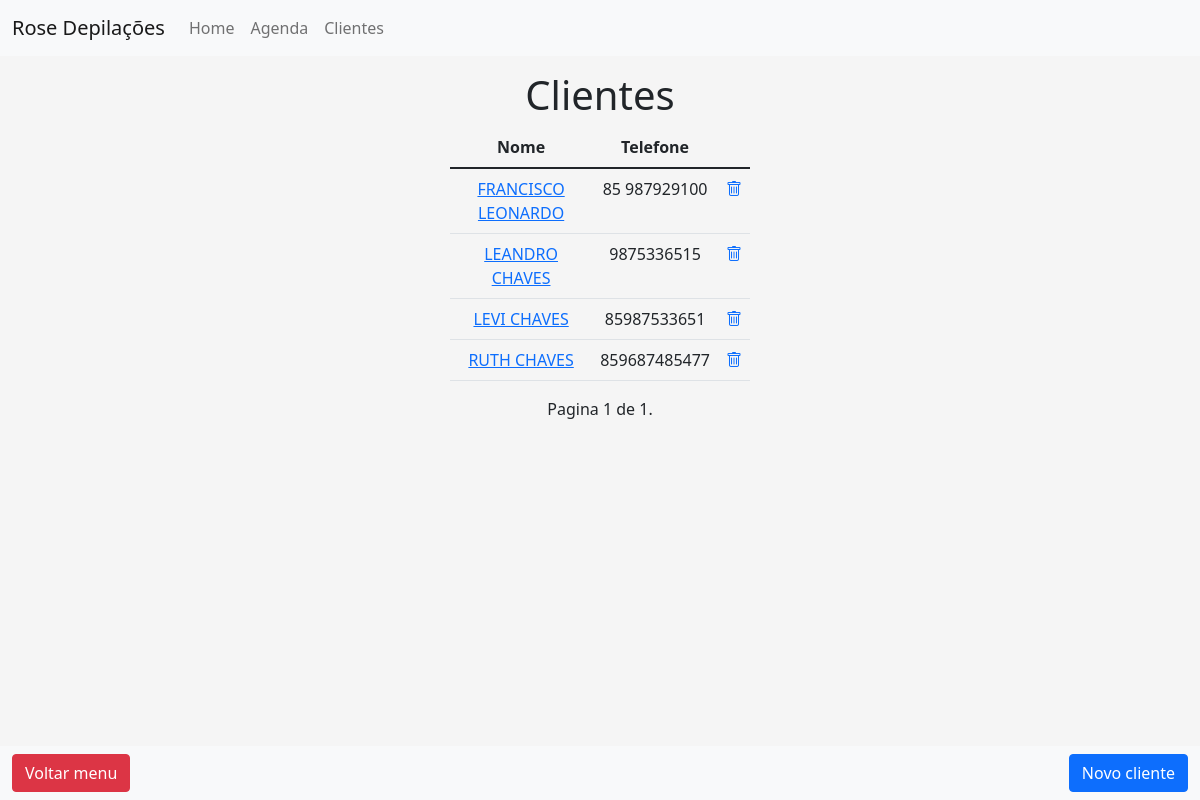
The page /clientes/list/ on the database as committed earlier.
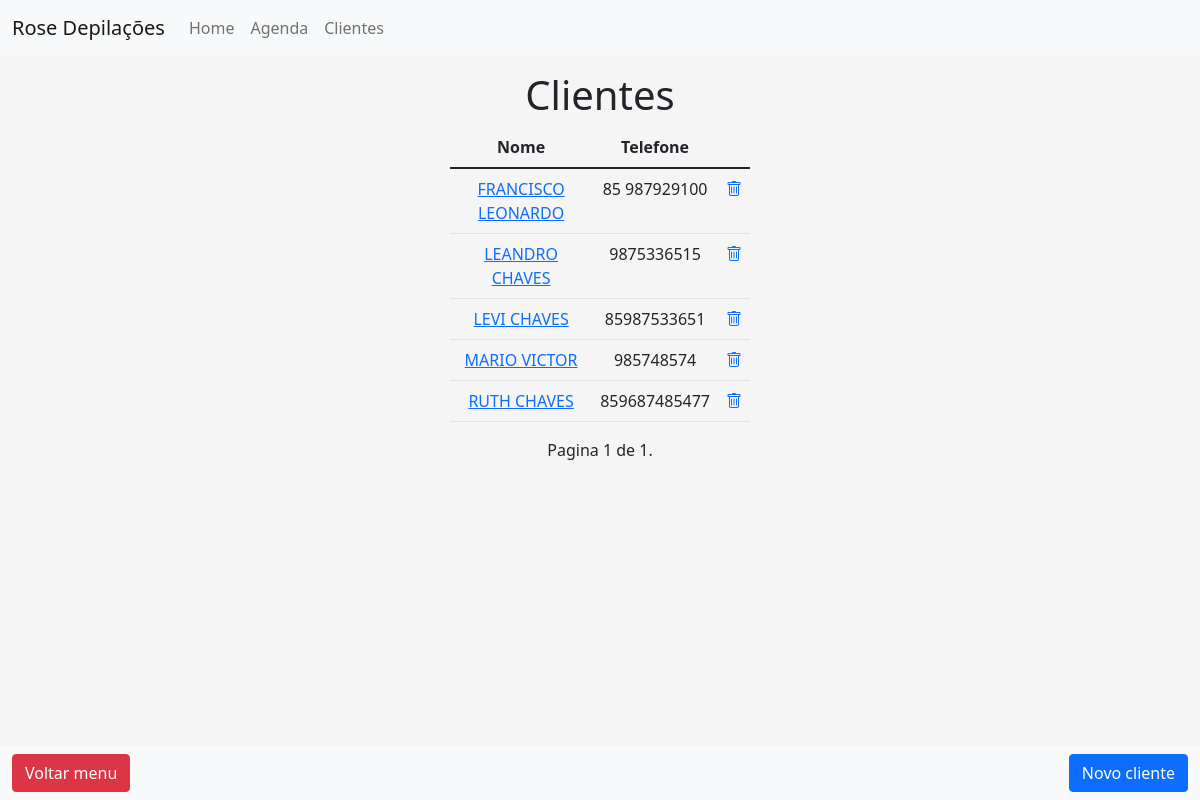
The same page on the database as committed later.
### clientes/models.py (models this page shows, shortened)
class Cliente(models.Model):
    nome = models.CharField(verbose_name='Nome completo', max_length=50)
    data_nascimento = models.DateField(verbose_name='Data de nascimento',
        blank=True, null=True)
    endereco = models.CharField(verbose_name='Endereço', max_length=100,
        blank=True, null=True)
    telefone = models.CharField(verbose_name='Telefone', max_length=12,
        blank=True, null=True)

### clientes/views.py (the view)
# urls.py: path('list/', ListCliente.as_view(), name='list-cliente'),
class ListCliente(ListView):
    model = Cliente
    def get(self, request, *args, **kwargs):
        super().get(request, *args, **kwargs)
        clientes_list = Cliente.objects.all().order_by('nome')
        paginator = Paginator(clientes_list, 7)
        page = request.GET.get('page')
        clientes = paginator.get_page(page)
        return render(request, 'clientes/cliente_list.html',
            {'clientes': clientes})

### clientes/templates/clientes/cliente_list.html (shortened to what this page needs)
{% extends 'base.html' %}
{% block content %}
    <h1>Clientes</h1>
    <table class="table">
        <thead>
            <th>Nome</th>
            <th>Telefone</th>
        </thead>
        <tbody>
        {% for cliente in clientes %}
        <tr>
            <td><a href="{% url 'update-cliente' cliente.id %}">{{cliente.nome}}</a></td>
            <td>{{cliente.telefone}}</td>
            <td style="text-align: center;">
                <a href="{% url 'delete-cliente' cliente.id %}"><i class="bi bi-trash"></i></a>
            </td>
        </tr>
        {% endfor %}
        </tbody>
    </table>
    <nav class="navbar fixed-bottom navbar-light bg-light">
        <div class="container-fluid">
            <a href="{% url 'home' %}" class="btn btn-danger">Voltar menu</a>
            <a href="{% url 'create-cliente' %}" class="btn btn-primary">Novo cliente</a>
        </div>
    </nav>
    {% if clientes.number %}
    <div class="pagination">
        <span class="step-links" style="margin-left: auto; margin-right: auto;">
            <span class="current">
                Pagina {{ clientes.number }} de {{ clientes.paginator.num_pages }}.
            </span>
        </span>
    </div>
    {% endif %}
{% endblock content %}

Rows that differ between the two databases and show on the page:
added Cliente: nome "MARIO VICTOR", telefone "985748574"
